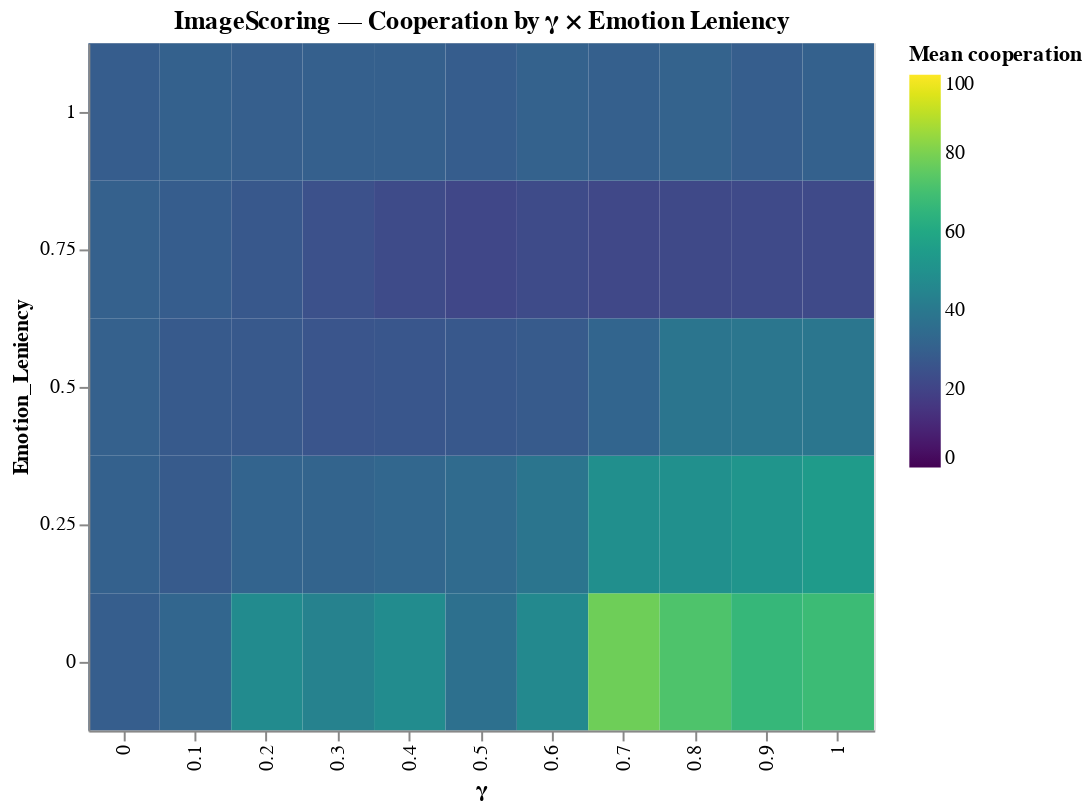

The cell this chart's notebook holds for it:
### Markdown cell above
# HEATMAPS
## Emotion Leniency

### Code cell
import pandas as pd
import numpy as np
import altair as alt


# Filter and unify gamma column name
norm_df = merged_df[merged_df.norm == chosen_norm].copy()
if "gamma_center" not in norm_df.columns and "gamma_gaussian_n" in norm_df.columns:
    norm_df = norm_df.rename(columns={"gamma_gaussian_n": "gamma_center"})

# Pre-aggregate: mean/std/count per (gamma, DNF_literals)
agg = (
    norm_df.groupby(["gamma_center", "Emotion_Leniency"], as_index=False)
           .agg(mean_coop=("average_cooperation", "mean"),
                sd_coop=("average_cooperation", "std"),
                n=("variant_id", "nunique"))
)

#agg["Emotion_Leniency"] = agg["Emotion_Leniency"].astype(int)
# If your cooperation is in 0..1 and you prefer %, uncomment:
# agg["mean_coop"] *= 100

heat = alt.Chart(agg).mark_rect().encode(
    x=alt.X("gamma_center:O", title="γ"),
    y=alt.Y("Emotion_Leniency:O", title="Emotion_Leniency", sort="descending"),
    color=alt.Color("mean_coop:Q", title="Mean cooperation",
                    scale=alt.Scale(scheme="viridis", domain=[0,100])),
    tooltip=[
        alt.Tooltip("gamma_center:O", title="γ"),
        alt.Tooltip("Emotion_Leniency:O", title="# literals"),
        alt.Tooltip("mean_coop:Q", title="mean coop", format=".3f"),
        alt.Tooltip("sd_coop:Q", title="std", format=".3f"),
        alt.Tooltip("n:Q", title="# variants")
    ]
).properties(
    width=400, height=350,
    title=f"{chosen_norm} — Cooperation by γ × Emotion Leniency"
)

heat

### Figure 1 — Vega-Lite specification as saved in the notebook (floating-point values rounded to 4 significant figures)
{"config": {"view": {"continuousWidth": 400, "continuousHeight": 300}}, "data": {"name": "data-4007cff1f6719a6859e2471cd486658e"}, "mark": "rect", "encoding": {"color": {"field": "mean_coop", "scale": {"domain": [0, 100], "scheme": "viridis"}, "title": "Mean cooperation", "type": "quantitative"}, "tooltip": [{"field": "gamma_center", "title": "γ", "type": "ordinal"}, {"field": "Emotion_Leniency", "title": "# literals", "type": "ordinal"}, {"field": "mean_coop", "format": ".3f", "title": "mean coop", "type": "quantitative"}, {"field": "sd_coop", "format": ".3f", "title": "std", "type": "quantitative"}, {"field": "n", "title": "# variants", "type": "quantitative"}], "x": {"field": "gamma_center", "title": "γ", "type": "ordinal"}, "y": {"field": "Emotion_Leniency", "sort": "descending", "title": "Emotion_Leniency", "type": "ordinal"}}, "height": 350, "title": "ImageScoring — Cooperation by γ × Emotion Leniency", "width": 400, "$schema": "https://vega.github.io/schema/vega-lite/v4.17.0.json", "datasets": {"data-4007cff1f6719a6859e2471cd486658e": [{"gamma_center": 0.0, "Emotion_Leniency": 0.0, "mean_coop": 29.49, "sd_coop": 5.938, "n": 1}, {"gamma_center": 0.0, "Emotion_Leniency": 0.25, "mean_coop": 30.43, "sd_coop": 6.047, "n": 4}, {"gamma_center": 0.0, "Emotion_Leniency": 0.5, "mean_coop": 30.24, "sd_coop": 5.95, "n": 6}, {"gamma_center": 0.0, "Emotion_Leniency": 0.75, "mean_coop": 30.24, "sd_coop": 5.967, "n": 4}, {"gamma_center": 0.0, "Emotion_Leniency": 1.0, "mean_coop": 28.9, "sd_coop": 5.328, "n": 1}, {"gamma_center": 0.1, "Emotion_Leniency": 0.0, "mean_coop": 32.31, "sd_coop": 15.08, "n": 1}, {"gamma_center": 0.1, "Emotion_Leniency": 0.25, "mean_coop": 28.33, "sd_coop": 11.71, "n": 4}, {"gamma_center": 0.1, "Emotion_Leniency": 0.5, "mean_coop": 27.98, "sd_coop": 9.574, "n": 6}, {"gamma_center": 0.1, "Emotion_Leniency": 0.75, "mean_coop": 28.91, "sd_coop": 7.171, "n": 4}, {"gamma_center": 0.1, "Emotion_Leniency": 1.0, "mean_coop": 30.47, "sd_coop": 6.449, "n": 1}, {"gamma_center": 0.2, "Emotion_Leniency": 0.0, "mean_coop": 47.89, "sd_coop": 33.64, "n": 1}, {"gamma_center": 0.2, "Emotion_Leniency": 0.25, "mean_coop": 31.79, "sd_coop": 25.38, "n": 4}, {"gamma_center": 0.2, "Emotion_Leniency": 0.5, "mean_coop": 27.62, "sd_coop": 17.86, "n": 6}, {"gamma_center": 0.2, "Emotion_Leniency": 0.75, "mean_coop": 27.3, "sd_coop": 7.954, "n": 4}, {"gamma_center": 0.2, "Emotion_Leniency": 1.0, "mean_coop": 29.53, "sd_coop": 5.579, "n": 1}, {"gamma_center": 0.3, "Emotion_Leniency": 0.0, "mean_coop": 43.83, "sd_coop": 37.58, "n": 1}, {"gamma_center": 0.3, "Emotion_Leniency": 0.25, "mean_coop": 31.47, "sd_coop": 29.67, "n": 4}, {"gamma_center": 0.3, "Emotion_Leniency": 0.5, "mean_coop": 26.23, "sd_coop": 20.55, "n": 6}, {"gamma_center": 0.3, "Emotion_Leniency": 0.75, "mean_coop": 24.56, "sd_coop": 10.31, "n": 4}, {"gamma_center": 0.3, "Emotion_Leniency": 1.0, "mean_coop": 29.88, "sd_coop": 6.581, "n": 1}, {"gamma_center": 0.4, "Emotion_Leniency": 0.0, "mean_coop": 48.28, "sd_coop": 40.68, "n": 1}, {"gamma_center": 0.4, "Emotion_Leniency": 0.25, "mean_coop": 32.76, "sd_coop": 33.66, "n": 4}, {"gamma_center": 0.4, "Emotion_Leniency": 0.5, "mean_coop": 26.76, "sd_coop": 24.32, "n": 6}, {"gamma_center": 0.4, "Emotion_Leniency": 0.75, "mean_coop": 22.33, "sd_coop": 10.95, "n": 4}, {"gamma_center": 0.4, "Emotion_Leniency": 1.0, "mean_coop": 29.88, "sd_coop": 6.4, "n": 1}, {"gamma_center": 0.5, "Emotion_Leniency": 0.0, "mean_coop": 36.77, "sd_coop": 40.65, "n": 1}, {"gamma_center": 0.5, "Emotion_Leniency": 0.25, "mean_coop": 34.42, "sd_coop": 35.56, "n": 4}, {"gamma_center": 0.5, "Emotion_Leniency": 0.5, "mean_coop": 27.41, "sd_coop": 27.12, "n": 6}, {"gamma_center": 0.5, "Emotion_Leniency": 0.75, "mean_coop": 21.16, "sd_coop": 11.28, "n": 4}, {"gamma_center": 0.5, "Emotion_Leniency": 1.0, "mean_coop": 28.91, "sd_coop": 6.258, "n": 1}, {"gamma_center": 0.6, "Emotion_Leniency": 0.0, "mean_coop": 47.07, "sd_coop": 34.19, "n": 1}, {"gamma_center": 0.6, "Emotion_Leniency": 0.25, "mean_coop": 38.87, "sd_coop": 34.37, "n": 4}, {"gamma_center": 0.6, "Emotion_Leniency": 0.5, "mean_coop": 28.3, "sd_coop": 30.11, "n": 6}, {"gamma_center": 0.6, "Emotion_Leniency": 0.75, "mean_coop": 22.17, "sd_coop": 13.75, "n": 4}, {"gamma_center": 0.6, "Emotion_Leniency": 1.0, "mean_coop": 30.88, "sd_coop": 6.432, "n": 1}, {"gamma_center": 0.7, "Emotion_Leniency": 0.0, "mean_coop": 77.94, "sd_coop": 17.02, "n": 1}, {"gamma_center": 0.7, "Emotion_Leniency": 0.25, "mean_coop": 49.29, "sd_coop": 32.97, "n": 4}, {"gamma_center": 0.7, "Emotion_Leniency": 0.5, "mean_coop": 32.2, "sd_coop": 28.78, "n": 6}, {"gamma_center": 0.7, "Emotion_Leniency": 0.75, "mean_coop": 21.2, "sd_coop": 13.07, "n": 4}, {"gamma_center": 0.7, "Emotion_Leniency": 1.0, "mean_coop": 30.14, "sd_coop": 7.548, "n": 1}, {"gamma_center": 0.8, "Emotion_Leniency": 0.0, "mean_coop": 72.11, "sd_coop": 12.98, "n": 1}, {"gamma_center": 0.8, "Emotion_Leniency": 0.25, "mean_coop": 49.48, "sd_coop": 30.02, "n": 4}, {"gamma_center": 0.8, "Emotion_Leniency": 0.5, "mean_coop": 38.75, "sd_coop": 32.92, "n": 6}, {"gamma_center": 0.8, "Emotion_Leniency": 0.75, "mean_coop": 21.58, "sd_coop": 15.11, "n": 4}, {"gamma_center": 0.8, "Emotion_Leniency": 1.0, "mean_coop": 31.2, "sd_coop": 6.82, "n": 1}, {"gamma_center": 0.9, "Emotion_Leniency": 0.0, "mean_coop": 66.79, "sd_coop": 9.602, "n": 1}, {"gamma_center": 0.9, "Emotion_Leniency": 0.25, "mean_coop": 51.82, "sd_coop": 30.32, "n": 4}, {"gamma_center": 0.9, "Emotion_Leniency": 0.5, "mean_coop": 39.31, "sd_coop": 34.02, "n": 6}, {"gamma_center": 0.9, "Emotion_Leniency": 0.75, "mean_coop": 22.02, "sd_coop": 16.57, "n": 4}, {"gamma_center": 0.9, "Emotion_Leniency": 1.0, "mean_coop": 29.42, "sd_coop": 5.929, "n": 1}, {"gamma_center": 1.0, "Emotion_Leniency": 0.0, "mean_coop": 68.24, "sd_coop": 9.898, "n": 1}, {"gamma_center": 1.0, "Emotion_Leniency": 0.25, "mean_coop": 54.44, "sd_coop": 29.53, "n": 4}, {"gamma_center": 1.0, "Emotion_Leniency": 0.5, "mean_coop": 39.22, "sd_coop": 34.46, "n": 6}, {"gamma_center": 1.0, "Emotion_Leniency": 0.75, "mean_coop": 21.94, "sd_coop": 16.35, "n": 4}, {"gamma_center": 1.0, "Emotion_Leniency": 1.0, "mean_coop": 30.58, "sd_coop": 7.064, "n": 1}]}}
